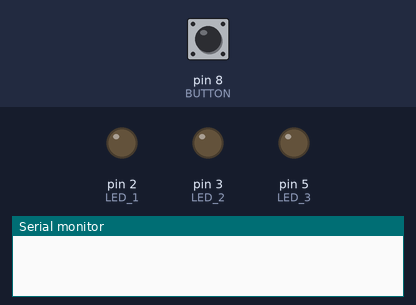
Recording of a sketch running on a simulated Arduino Uno, built with avr-gcc and run on an emulated ATmega328P. Shown: output pins drawn as LEDs (lit = HIGH), the last lines printed to the serial monitor. Inputs (shaded band) come from the test bench; at power-on: pin 8 (BUTTON) LOW.

Above: at 1.2 s.
1.3 s: pin 8 (BUTTON) pulled HIGH for 0.15 s
At 1.9 s:
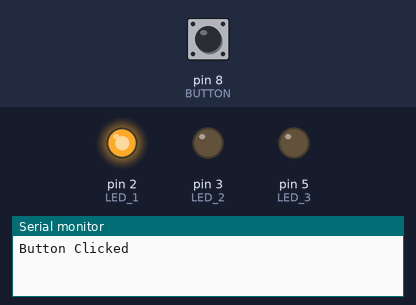
4.4 s: pin 8 (BUTTON) pulled HIGH for 1 s
At 6.3 s:
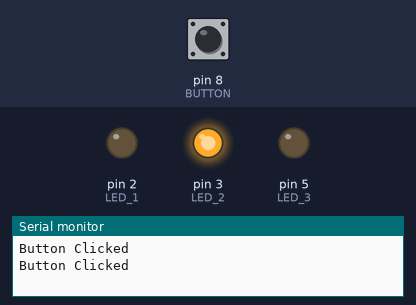
8.4 s: pin 8 (BUTTON) pulled HIGH for 3.2 s
At 13.0 s:
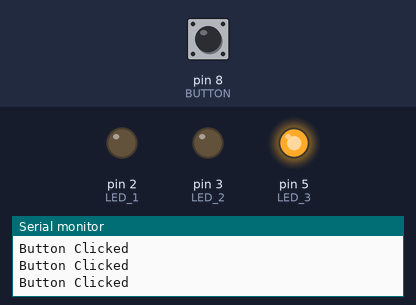
Timing chart, 0 to 14.6 s (numbered marks = the images above; inputs shaded):
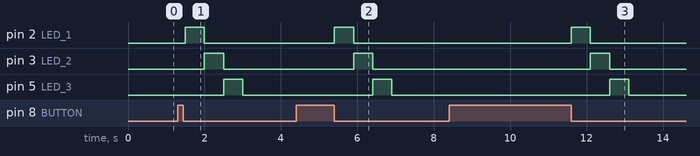

Measured:
- after the input at 1.3 s, pin 2 (LED_1): LOW → HIGH after 0.20 s, → LOW 0.50 s later; pin 3 (LED_2): LOW → HIGH after 0.70 s, → LOW 0.50 s later; pin 5 (LED_3): LOW → HIGH after 1.2 s, → LOW 0.50 s later
- after the input at 4.4 s, pin 2 (LED_1): LOW → HIGH after 1.0 s, → LOW 0.50 s later; pin 3 (LED_2): LOW → HIGH after 1.5 s, → LOW 0.50 s later; pin 5 (LED_3): LOW → HIGH after 2.0 s, → LOW 0.50 s later
- after the input at 8.4 s, pin 2 (LED_1): LOW → HIGH after 3.2 s, → LOW 0.50 s later; pin 3 (LED_2): LOW → HIGH after 3.7 s, → LOW 0.50 s later; pin 5 (LED_3): LOW → HIGH after 4.2 s, → LOW 0.50 s later

The sketch:

_3_ButtonInput.ino
```cpp
/*
  Lab 3 - The lab adds a push button input. Pushing the button will trigger the
  3 LEDs to cycle.

  Part 1. Enable Serial debugging and print button value with delay (tada!)
  Part 2. Click detection and serial out "Button Clicked"
  Part 3. Make button click trigger LEDs

  Learn:
  - Buttons
  - Click detection
  - Pull up/pull down resistors
  - Serial debugging
  - Debouncing (2 kinds. Delay and sampling)

  Schematic:
  - 3 LEDs
    (+)leads to pins 2,3,5
    (-)leads to GND, each via 470 ohm resistor

  Add:
  + Push button
    -1 lead to +5v
    -Other lead via 10K ohm pull-down resistor to GND, also connect this
     lead to pin 8
 */

#define LED_1 2
#define LED_2 3
#define LED_3 5
#define BUTTON 8

int prevButtonState = LOW;

void setup() {

  pinMode(BUTTON, INPUT);

  pinMode(LED_1, OUTPUT);
  pinMode(LED_2, OUTPUT);
  pinMode(LED_3, OUTPUT);

  Serial.begin(9600);
}

void loop() {

  int buttonState = digitalRead(BUTTON);

  //Button click = state change and now up
  if(buttonState != prevButtonState) {
    if(buttonState == LOW) {
      Serial.println("Button Clicked");

      cycleLEDs();

    }

    prevButtonState = buttonState;
  }
  delay(100);

}

void cycleLEDs() {
  flashLED(LED_1, 500);
  flashLED(LED_2, 500);
  flashLED(LED_3, 500);
}

void flashLED(int led, int flashTime) {
  digitalWrite(led, HIGH);
  delay(flashTime);
  digitalWrite(led, LOW);
}
```
